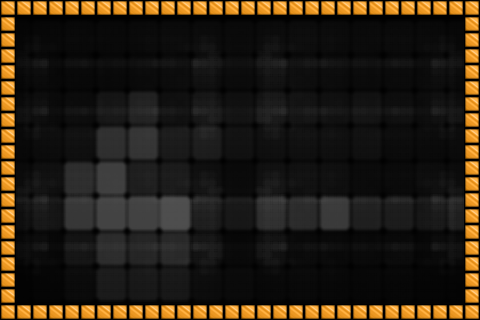

A level layout from a 2D game, rendered from its tile map. Below: a short description, then the map file with tile-grid data replaced by summaries:
An orthogonal 30x20 tile map with 16x16 px tiles, 2 tile layers (Back, Front), 2 tilesets.

<map version="1.0" orientation="orthogonal" width="30" height="20" tilewidth="16" tileheight="16">
 <tileset firstgid="1" name="Borders" tilewidth="16" tileheight="16">
  <image source="cbox-borders_x16.png" trans="ff00ff" width="112" height="16" />
 </tileset>
 <tileset firstgid="8" name="BG" tilewidth="160" tileheight="160">
  <image source="bg.png" trans="ff00ff" width="480" height="320" />
 </tileset>
 <layer name="Back" width="30" height="20">
  <data>[600 cells, 6 non-empty, 6 distinct tile ids]</data>
 </layer>
 <layer name="Front" width="30" height="20">
  <data>[600 cells, 96 non-empty, 1 distinct tile ids]</data>
 </layer>
</map>
